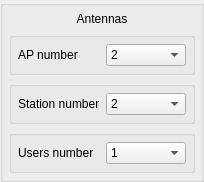
                <widget class="QGroupBox" name="groupbox_antennas">
                 <property name="title">
                  <string/>
                 </property>
                 <layout class="QVBoxLayout" name="verticalLayout_3">
                  <property name="leftMargin">
                   <number>6</number>
                  </property>
                  <property name="topMargin">
                   <number>6</number>
                  </property>
                  <property name="rightMargin">
                   <number>6</number>
                  </property>
                  <property name="bottomMargin">
                   <number>6</number>
                  </property>
                  <item>
                   <layout class="QGridLayout" name="antennas">
                    <property name="leftMargin">
                     <number>0</number>
                    </property>
                    <property name="topMargin">
                     <number>0</number>
                    </property>
                    <property name="rightMargin">
                     <number>0</number>
                    </property>
                    <property name="bottomMargin">
                     <number>0</number>
                    </property>
                    <item row="0" column="0">
                     <widget class="QLabel" name="label_title_antennas">
                      <property name="sizePolicy">
                       <sizepolicy hsizetype="Minimum" vsizetype="Minimum">
                        <horstretch>0</horstretch>
                        <verstretch>0</verstretch>
                       </sizepolicy>
                      </property>
                      <property name="text">
                       <string>Antennas</string>
                      </property>
                      <property name="alignment">
                       <set>Qt::AlignCenter</set>
                      </property>
                     </widget>
                    </item>
                    <item row="1" column="0">
                     <widget class="QGroupBox" name="groupBox_ap_nb">
                      <property name="maximumSize">
                       <size>
                        <width>16777215</width>
                        <height>50</height>
                       </size>
                      </property>
                      <property name="flat">
                       <bool>true</bool>
                      </property>
                      <layout class="QHBoxLayout" name="ap_number_2">
                       <property name="leftMargin">
                        <number>6</number>
                       </property>
                       <property name="topMargin">
                        <number>6</number>
                       </property>
                       <property name="rightMargin">
                        <number>6</number>
                       </property>
                       <property name="bottomMargin">
                        <number>6</number>
                       </property>
                       <item>
                        <widget class="QLabel" name="label_antennas_ap_number">
                         <property name="text">
                          <string>AP number</string>
                         </property>
                        </widget>
                       </item>
                       <item>
                        <widget class="QComboBox" name="comboBox_ap_number">
                         <property name="minimumSize">
                          <size>
                           <width>80</width>
                           <height>0</height>
                          </size>
                         </property>
                         <property name="maximumSize">
                          <size>
                           <width>70</width>
                           <height>16777215</height>
                          </size>
                         </property>
                         <property name="currentIndex">
                          <number>1</number>
                         </property>
                         <item>
                          <property name="text">
                           <string>1</string>
                          </property>
                         </item>
                         <item>
                          <property name="text">
                           <string>2</string>
                          </property>
                         </item>
                         <item>
                          <property name="text">
                           <string>3</string>
                          </property>
                         </item>
                         <item>
                          <property name="text">
                           <string>4</string>
                          </property>
                         </item>
                         <item>
                          <property name="text">
                           <string>5</string>
                          </property>
                         </item>
                         <item>
                          <property name="text">
                           <string>6</string>
                          </property>
                         </item>
                         <item>
                          <property name="text">
                           <string>7</string>
                          </property>
                         </item>
                         <item>
                          <property name="text">
                           <string>8</string>
                          </property>
                         </item>
                        </widget>
                       </item>
                      </layout>
                     </widget>
                    </item>
                    <item row="2" column="0">
                     <widget class="QGroupBox" name="groupBox_station_number">
                      <property name="maximumSize">
                       <size>
                        <width>16777215</width>
                        <height>50</height>
                       </size>
                      </property>
                      <property name="flat">
                       <bool>true</bool>
                      </property>
                      <layout class="QHBoxLayout" name="station_number_2">
                       <property name="leftMargin">
                        <number>6</number>
                       </property>
                       <property name="topMargin">
                        <number>6</number>
                       </property>
                       <property name="rightMargin">
                        <number>6</number>
                       </property>
                       <property name="bottomMargin">
                        <number>6</number>
                       </property>
                       <item>
                        <widget class="QLabel" name="label_antennas_station_number">
                         <property name="text">
                          <string>Station number</string>
                         </property>
                        </widget>
                       </item>
                       <item>
                        <widget class="QComboBox" name="comboBox_station_number">
                         <property name="minimumSize">
                          <size>
                           <width>80</width>
                           <height>0</height>
                          </size>
                         </property>
                         <property name="maximumSize">
                          <size>
                           <width>70</width>
                           <height>16777215</height>
                          </size>
                         </property>
                         <property name="currentIndex">
                          <number>1</number>
                         </property>
                         <item>
                          <property name="text">
                           <string>1</string>
                          </property>
                         </item>
                         <item>
                          <property name="text">
                           <string>2</string>
                          </property>
                         </item>
                         <item>
                          <property name="text">
                           <string>3</string>
                          </property>
                         </item>
                         <item>
                          <property name="text">
                           <string>4</string>
                          </property>
                         </item>
                         <item>
                          <property name="text">
                           <string>5</string>
                          </property>
                         </item>
                         <item>
                          <property name="text">
                           <string>6</string>
                          </property>
                         </item>
                         <item>
                          <property name="text">
                           <string>7</string>
                          </property>
                         </item>
                         <item>
                          <property name="text">
                           <string>8</string>
                          </property>
                         </item>
                        </widget>
                       </item>
                      </layout>
                     </widget>
                    </item>
                    <item row="3" column="0">
                     <widget class="QGroupBox" name="groupBox_users_nb">
                      <property name="maximumSize">
                       <size>
                        <width>16777215</width>
                        <height>50</height>
                       </size>
                      </property>
                      <property name="flat">
                       <bool>true</bool>
                      </property>
                      <layout class="QHBoxLayout" name="users_number_2">
                       <property name="leftMargin">
                        <number>6</number>
                       </property>
                       <property name="topMargin">
                        <number>6</number>
                       </property>
                       <property name="rightMargin">
                        <number>6</number>
                       </property>
                       <property name="bottomMargin">
                        <number>6</number>
                       </property>
                       <item>
                        <widget class="QLabel" name="label_antennas_users_number">
                         <property name="text">
                          <string>Users number</string>
                         </property>
                        </widget>
                       </item>
                       <item>
                        <widget class="QComboBox" name="comboBox_users_number">
                         <property name="minimumSize">
                          <size>
                           <width>80</width>
                           <height>0</height>
                          </size>
                         </property>
                         <property name="maximumSize">
                          <size>
                           <width>70</width>
                           <height>16777215</height>
                          </size>
                         </property>
                         <property name="currentIndex">
                          <number>0</number>
                         </property>
                         <item>
                          <property name="text">
                           <string>1</string>
                          </property>
                         </item>
                         <item>
                          <property name="text">
                           <string>2</string>
                          </property>
                         </item>
                         <item>
                          <property name="text">
                           <string>4</string>
                          </property>
                         </item>
                         <item>
                          <property name="text">
                           <string>8</string>
                          </property>
                         </item>
                         <item>
                          <property name="text">
                           <string>16</string>
                          </property>
                         </item>
                         <item>
                          <property name="text">
                           <string>32</string>
                          </property>
                         </item>
                         <item>
                          <property name="text">
                           <string>64</string>
                          </property>
                         </item>
                        </widget>
                       </item>
                      </layout>
                     </widget>
                    </item>
                   </layout>
                  </item>
                 </layout>
                </widget>
